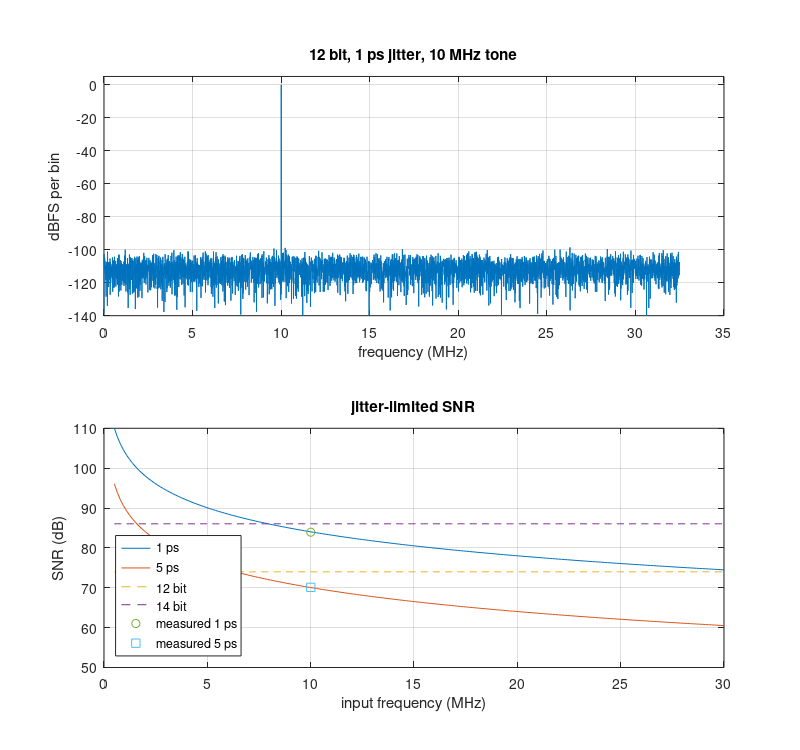
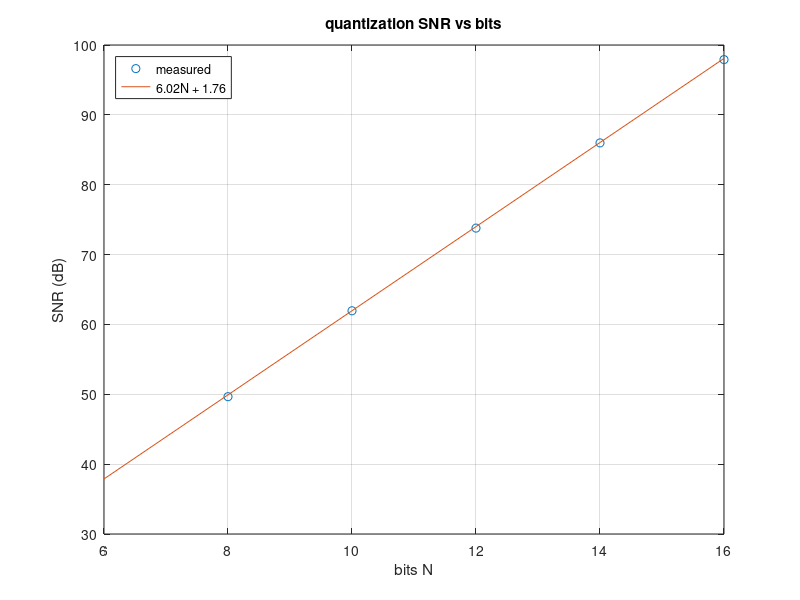

These figures' MATLAB source, in order:
%% m20_adc_quantization_jitter.m
% ADC quantization SNR, aperture-jitter SNR, ENOB and processing gain (Module 20.5).
%   A coherently sampled sine (integer, odd number of cycles in the record)
%   is quantized to N bits and/or sampled with Gaussian clock jitter sigma_t.
%   SNR is measured from the FFT as signal-bin power over all other bins (SINAD).
% What to change: bit counts, jitter values, input frequency, input level.
% Expected output: measured quantization SNR within about 0.3 dB of
%   6.02N + 1.76; jitter-only SNR at 10 MHz near 84.0 dB (1 ps) and 70.1 dB
%   (5 ps); 14 bit + 1 ps at 10 MHz about 82 dB (ENOB about 13.3);
%   in-band SNR in a 4 MHz band at 40 MS/s about 7 dB above the Nyquist-band value.
clear; close all; rng(1);

%% Setup
fs  = 65e6;                 % sample rate (Hz)
Ns  = 8192;                 % record length
n   = 0:Ns-1;
k   = round(10e6/fs*Ns); if mod(k,2) == 0, k = k + 1; end
fin = k*fs/Ns;              % coherent input frequency (Hz), about 10 MHz
A   = 10^(-0.1/20);         % input level: -0.1 dBFS (full scale = +-1)
quant = @(x,N) max(-1, min(1 - 2^(1-N), round(x*2^(N-1))/2^(N-1)));
sinad = @(X,kk) 10*log10( abs(X(kk+1))^2 / (sum(abs(X(2:Ns/2)).^2) - abs(X(kk+1))^2) );   % X = fft(x)
ph0 = 0.37;
fprintf('fin = %.4f MHz (bin %d of %d), fs = %.1f MS/s, level %.1f dBFS\n', fin/1e6, k, Ns, fs/1e6, 20*log10(A));

%% Quantization only
fprintf('\n%5s %12s %12s %8s\n', 'bits', 'measured dB', 'theory dB', 'ENOB');
bits = [8 10 12 14 16]; mq = zeros(size(bits));
for j = 1:numel(bits)
  x = quant(A*sin(2*pi*fin*n/fs + ph0), bits(j));
  mq(j) = sinad(fft(x), k);
  th = 6.02*bits(j) + 1.76 + 20*log10(A);
  fprintf('%5d %12.2f %12.2f %8.2f\n', bits(j), mq(j), th, (mq(j) - 20*log10(A) - 1.76)/6.02);
end

%% Jitter only (no quantization)
fprintf('\n%10s %12s %12s\n', 'jitter ps', 'measured dB', 'theory dB');
sj = [0.5 1 2 5]*1e-12; mj = zeros(size(sj));
for j = 1:numel(sj)
  x = A*sin(2*pi*fin*(n/fs + sj(j)*randn(1,Ns)) + ph0);
  mj(j) = sinad(fft(x), k);
  fprintf('%10.1f %12.2f %12.2f\n', sj(j)*1e12, mj(j), -20*log10(2*pi*fin*sj(j)));
end

%% Combined: 14 bits + 1 ps at about 10 MHz
x = quant(A*sin(2*pi*fin*(n/fs + 1e-12*randn(1,Ns)) + ph0), 14);
mc = sinad(fft(x), k);
thc = -10*log10(10^(-(86.04 + 20*log10(A))/10) + 10^(20*log10(2*pi*fin*1e-12)/10));
fprintf('\n14 bit + 1 ps at %.2f MHz: measured %.2f dB, theory %.2f dB, ENOB %.2f\n', fin/1e6, mc, thc, (mc - 1.76)/6.02);
fprintf('jitter needed for 86 dB at 15 MHz: %.2f ps\n', 10^(-86/20)/(2*pi*15e6)*1e12);

%% Processing gain: 12 bits at 40 MS/s, 5 MHz tone, 4 MHz band
fs2 = 40e6; k2 = round(5e6/fs2*Ns); if mod(k2,2) == 0, k2 = k2 + 1; end
x2  = quant(A*sin(2*pi*k2/Ns*n + ph0), 12);
X2  = abs(fft(x2)).^2; fb = (0:Ns-1)*fs2/Ns;
band = find(fb >= 3e6 & fb <= 7e6); band = band(band ~= k2+1);
snrN = sinad(fft(x2), k2);
snrB = 10*log10(X2(k2+1)/sum(X2(band)));
fprintf('\n12 bit, 40 MS/s: SNR over 0-20 MHz %.2f dB; in 3-7 MHz %.2f dB; gain %.2f dB (theory 10log10(fs/2B) = %.2f dB)\n', ...
  snrN, snrB, snrB - snrN, 10*log10(fs2/2/4e6));
fprintf('LSB (2 Vpp): 12 bit %.1f uV, 14 bit %.1f uV\n', 2/2^12*1e6, 2/2^14*1e6);

%% Figures
figure('Name','m23 ADC spectra', 'Position', [50 50 760 720]);
set(gcf, 'PaperPositionMode', 'manual', 'PaperUnits', 'inches', 'PaperPosition', [0 0 8 7.5]);
x = quant(A*sin(2*pi*fin*(n/fs + 1e-12*randn(1,Ns)) + ph0), 12);
P = abs(fft(x)).^2*4/Ns^2; fa = (0:Ns/2-1)*fs/Ns/1e6;
subplot(2,1,1); plot(fa, 10*log10(P(1:Ns/2) + 1e-30)); grid on; ylim([-140 5]);
xlabel('frequency (MHz)'); ylabel('dBFS per bin'); title('12 bit, 1 ps jitter, 10 MHz tone');
subplot(2,1,2);
ff = linspace(0.5e6, 30e6, 200);
plot(ff/1e6, -20*log10(2*pi*ff*1e-12), ff/1e6, -20*log10(2*pi*ff*5e-12), ff/1e6, 74 + 0*ff, '--', ff/1e6, 86.04 + 0*ff, '--', fin/1e6, mj(2), 'o', fin/1e6, mj(4), 's');
grid on; ylim([50 110]); xlabel('input frequency (MHz)'); ylabel('SNR (dB)');
legend('1 ps', '5 ps', '12 bit', '14 bit', 'measured 1 ps', 'measured 5 ps', 'Location', 'southwest'); title('jitter-limited SNR');
figure('Name','m23 quantization SNR');
plot(bits, mq, 'o', 6:16, 6.02*(6:16) + 1.76, '-'); grid on;
xlabel('bits N'); ylabel('SNR (dB)'); legend('measured', '6.02N + 1.76', 'Location', 'northwest'); title('quantization SNR vs bits');
